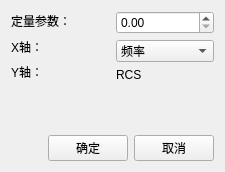
<?xml version="1.0" encoding="UTF-8"?>
<ui version="4.0">
 <class>XYZWidget</class>
 <widget class="QWidget" name="XYZWidget">
  <property name="geometry">
   <rect>
    <x>0</x>
    <y>0</y>
    <width>225</width>
    <height>172</height>
   </rect>
  </property>
  <property name="windowTitle">
   <string>Form</string>
  </property>
  <layout class="QVBoxLayout" name="verticalLayout_3">
   <item>
    <layout class="QHBoxLayout" name="horizontalLayout_2">
     <item>
      <layout class="QVBoxLayout" name="verticalLayout">
       <item>
        <widget class="QLabel" name="label_3">
         <property name="text">
          <string>定量参数：</string>
         </property>
        </widget>
       </item>
       <item>
        <widget class="QLabel" name="label">
         <property name="text">
          <string>X轴：</string>
         </property>
        </widget>
       </item>
       <item>
        <widget class="QLabel" name="label_2">
         <property name="text">
          <string>Y轴：</string>
         </property>
        </widget>
       </item>
      </layout>
     </item>
     <item>
      <layout class="QVBoxLayout" name="verticalLayout_2">
       <item>
        <widget class="QDoubleSpinBox" name="doubleSpinBox"/>
       </item>
       <item>
        <widget class="QComboBox" name="xcomboBox">
         <item>
          <property name="text">
           <string>频率</string>
          </property>
         </item>
         <item>
          <property name="text">
           <string>角度</string>
          </property>
         </item>
        </widget>
       </item>
       <item>
        <widget class="QLabel" name="label_4">
         <property name="text">
          <string>RCS</string>
         </property>
        </widget>
       </item>
      </layout>
     </item>
    </layout>
   </item>
   <item>
    <spacer name="verticalSpacer">
     <property name="orientation">
      <enum>Qt::Vertical</enum>
     </property>
     <property name="sizeHint" stdset="0">
      <size>
       <width>20</width>
       <height>38</height>
      </size>
     </property>
    </spacer>
   </item>
   <item>
    <layout class="QHBoxLayout" name="horizontalLayout">
     <item>
      <spacer name="horizontalSpacer">
       <property name="orientation">
        <enum>Qt::Horizontal</enum>
       </property>
       <property name="sizeHint" stdset="0">
        <size>
         <width>40</width>
         <height>20</height>
        </size>
       </property>
      </spacer>
     </item>
     <item>
      <widget class="QPushButton" name="okpushButton">
       <property name="text">
        <string>确定</string>
       </property>
      </widget>
     </item>
     <item>
      <widget class="QPushButton" name="cancelpushButton">
       <property name="text">
        <string>取消</string>
       </property>
      </widget>
     </item>
    </layout>
   </item>
  </layout>
 </widget>
 <resources/>
 <connections/>
</ui>
